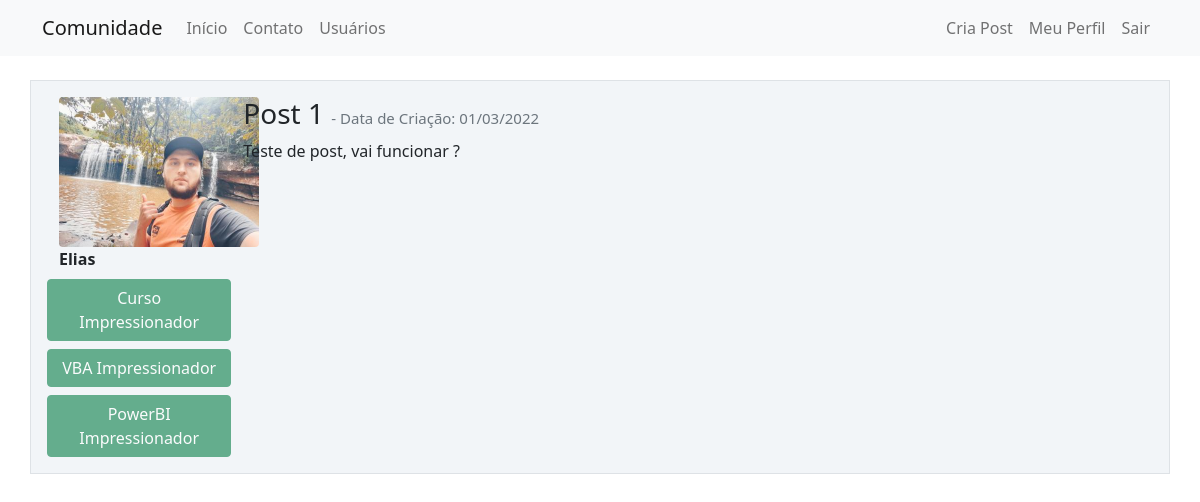
/post/1 (signed in), run on the app's committed database.
### comunidadeimpressionadora/model.py (models this page shows, shortened)
class Usuario(database.Model, UserMixin):
    id = database.Column(database.Integer, primary_key=True)
    username = database.Column(database.String, nullable=False)
    email = database.Column(database.String, nullable=False, unique=True)
    senha = database.Column(database.String, nullable=False)
    foto_perfil = database.Column(database.String, default='default.jpg')
    post = database.relationship('Post', backref='autor', lazy=True)
    cursos = database.Column(database.String, default='usuario não informado', nullable=False)

class Post(database.Model):
    id = database.Column(database.Integer, primary_key=True)
    titulo = database.Column(database.String, nullable=False)
    corpo = database.Column(database.String, nullable=False)
    data_criacao = database.Column(database.DateTime, nullable=False, default=datetime.utcnow)
    id_usuario = database.Column(database.Integer, database.ForeignKey('usuario.id'), nullable=False)

### comunidadeimpressionadora/routes.py (the view)
@app.route('/post/<post_id>', methods=['GET', 'POST'])
@login_required
def exibir_post(post_id):
    post = Post.query.get(post_id)
    if current_user == post.autor:
        form = FormCriarPost()
        if request.method == 'GET':
            form.titulo.data = post.titulo
            form.corpo.data = post.corpo
        elif form.validate_on_submit():
            post.titulo = form.titulo.data
            post.corpo = form.corpo.data
            database.session.commit()
            flash('Post atualizado com sucesso', 'alert-success')
            return  redirect(url_for('inicio', ))
    else:
        form = None
    return render_template('post.html', post=post, form=form)

### comunidadeimpressionadora/model.py (called while the page is built)
@login_manager.user_loader
def load_usuario(id_usuario):
    return Usuario.query.get(int(id_usuario))

### comunidadeimpressionadora/templates/post.html (shortened to what this page needs)
{%extends'base.html'%}
{%block body%}
<div class="container mt-3">
    <div class="row border mt-4 p-3 meupost">
        <div class="col col-2">
            <div class="image pe-2"><img
                    src="{{ url_for('static', filename='fotos_perfil/{}'.format( post.autor.foto_perfil))   }}"
                    class="rounded" width="200"></div>
            <Strong>{{ post.autor.username }} </Strong>
            <div class="row justify-content-center">
                {%for curso in post.autor.cursos.split(';')%}
                <button type="button " class="btn btn-success mt-2" disabled>{{curso}}</button>
                {%endfor%}
            </div>
        </div>
        <div class="col col-9">
            <h3>{{ post.titulo}}
                <small class="text-muted " style="font-size:15px"> - Data de Criação:
                    {{post.data_criacao.strftime('%d/%m/%Y')}}
                </small>
            </h3>
            <p>{{ post.corpo }}</p>
        </div>
    </div>
</div>
{%endblock%}

### comunidadeimpressionadora/static/main.css (style rules this page uses)
.meupost { background: #f2f5f8 !important; }

### data on the page
Usuario: foto_perfil (picture), autor.username "Elias"
Post: titulo "Post 1", data_criacao "01/03/2022", corpo "Teste de post, vai funcionar ?"

### other printed values
{{ curso }} "Curso Impressionador" "VBA Impressionador" "PowerBI Impressionador"
